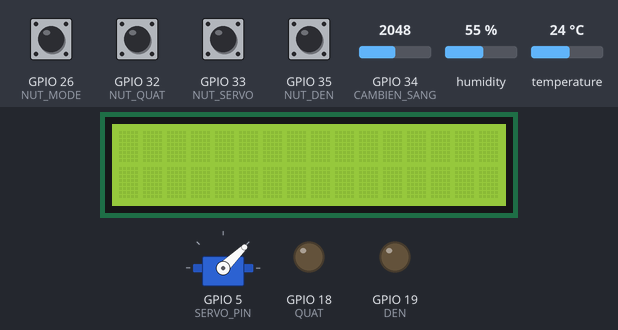
Bench run of a sketch on a simulated ESP32. Shown: 16×2 character LCD, servo, output pins drawn as LEDs (lit = HIGH). The test bench sets the inputs (shaded band); at power-on: GPIO 26 (NUT_MODE), GPIO 32 (NUT_QUAT), GPIO 33 (NUT_SERVO), GPIO 35 (NUT_DEN) HIGH, GPIO 34 (CAMBIEN_SANG) = 2048, temperature 24 °C, humidity 55 %. WiFi joins after 1.5 s; servers stay silent unless stated; uploads are accepted with an empty reply; the local clock reads 2024-03-15 10:24:30 at power-on unless the sketch sets it; servo pulses on a pin are drawn as a servo (544–2400 µs = 0–180°); what the sketch prints to the serial monitor is not drawn.

Above: at 2.7 s.
2.8 s: GPIO 34 (CAMBIEN_SANG) set to 2639
At 8.3 s:
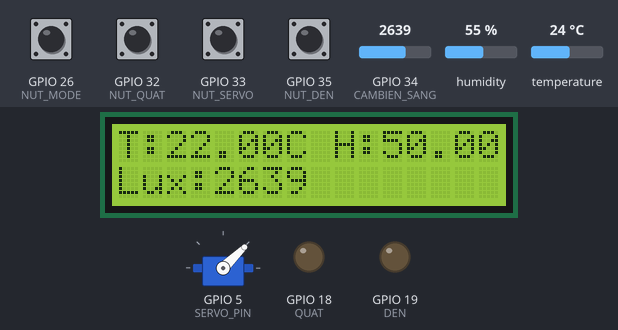
8.6 s: GPIO 34 (CAMBIEN_SANG) set to 2745
At 11.4 s:
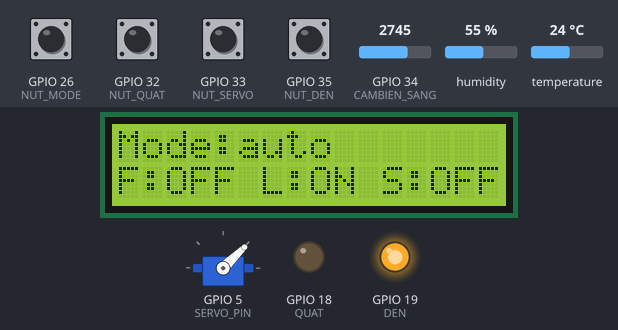
14.6 s: temperature set to 31 °C
18.9 s: temperature set to 34 °C
At 24.7 s:
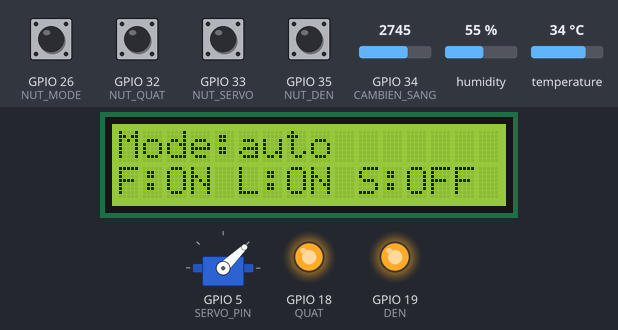
24.9 s: GPIO 34 (CAMBIEN_SANG) set to 2370
At 28.6 s:
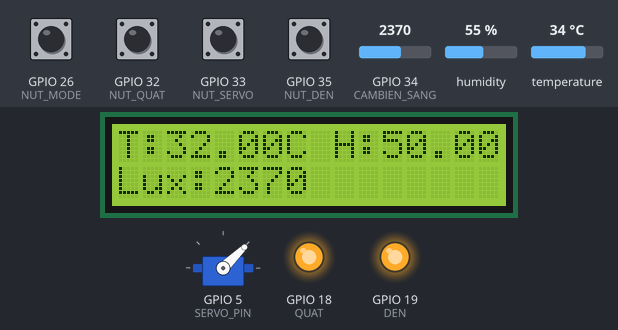
29.2 s: GPIO 34 (CAMBIEN_SANG) set to 2240
At 31.6 s:
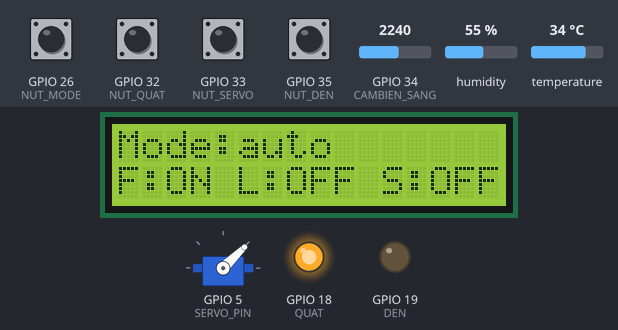
Timing chart, 0 to 33.1 s (numbered marks = the images above; inputs shaded):
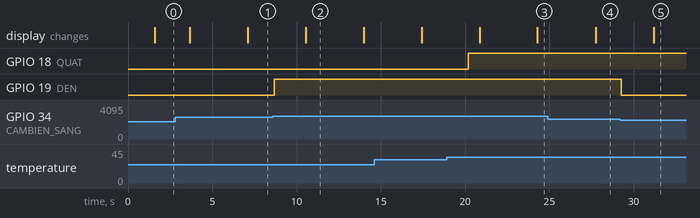

Measured:
- the behaviour switches between 2700 and 2701 on GPIO 34 (CAMBIEN_SANG) (found by bisection; images 1 and 2)
- the behaviour switches between 32 and 33 °C on temperature (found by bisection; images 2 and 3)
- the behaviour switches between 2300 and 2299 on GPIO 34 (CAMBIEN_SANG) (found by bisection; images 4 and 5)
- after the input at 8.6 s, GPIO 19 (DEN): LOW → HIGH after 0.09 s; the display: changes after 2.0 s (image 2)
- after the input at 18.9 s, GPIO 18 (QUAT): LOW → HIGH after 1.3 s; the display: first changes after 2.0 s (image 3 shows a later state)
- after the input at 24.9 s, the display: changes after 2.8 s (image 4)
- after the input at 29.2 s, GPIO 19 (DEN): HIGH → LOW after 0.06 s; the display: changes after 2.0 s (image 5)

The sketch:

codeok.ino
```cpp
#include <WiFi.h>
#include <WiFiManager.h>
#include <HTTPClient.h>
#include <ArduinoJson.h>
#include "time.h"
#include <Wire.h>
#include <LiquidCrystal_I2C.h>
#include <DHT.h>
#include "driver/ledc.h"

// ================== FIREBASE ==================
const char* FIREBASE_HOST =
"https://appgiamsat-dd86a-default-rtdb.asia-southeast1.firebasedatabase.app/";

#define API_KEY "AIzaSyBc-Gb9Gzo-QSEDNUS-o1eiQ0Q2AAV3FJc"

// ================== PIN ==================
#define CAMBIEN_SANG 34
#define CAMBIEN_DHT 4

#define NUT_MODE 26
#define NUT_QUAT 32
#define NUT_DEN 35
#define NUT_SERVO 33

#define QUAT 18
#define DEN 19
#define SERVO_PIN 5

#define DHTTYPE DHT11

// ================== INIT ==================
DHT dht(CAMBIEN_DHT, DHTTYPE);
LiquidCrystal_I2C lcd(0x27, 16, 2);

// ================== BIẾN ==================
volatile bool coNgatMode = false;
volatile bool coNgatQuat = false;
volatile bool coNgatDen = false;
volatile bool coNgatServo = false;

bool trangThaiQuat = false;
bool trangThaiDen = false;
bool trangThaiServo = false;

// ================== SERVO ==================
int duty_0, duty_180;

// ================== TIME ==================
struct tm timeinfo;

int giochay = -1;

bool ServoChay = false;

unsigned long tgianbatS = 0;

// ================== DEBOUNCE ==================
const int debounce = 200;

unsigned long lastMode = 0;
unsigned long lastQuat = 0;
unsigned long lastDen = 0;
unsigned long lastServoBtn = 0;

// ================== LCD ==================
bool MH = 0;

unsigned long lastLCD = 0;

// ================== FIREBASE ==================
String cheDo = "auto";

int fb_quat = 0;
int fb_den = 0;
int fb_servo = 0;

int lastServoState = -1;

// ================== AUTO SETTING ==================
int nguongNhiet = 30;

int nguongLux = 2500;

int gioBatDen = 18;

int gioChoAn = 6;

// ================== TRẠNG THÁI ==================
bool TTQuat = false;
bool TTDen = false;
bool TTServo = false;

// ================== TIMER ==================
unsigned long lastFirebase = 0;

unsigned long lastSend = 0;

// ================== WIFI ==================
void khoiTaoWiFi() {

  Serial.println("===== WIFI START =====");

  WiFiManager wm;

  if (!wm.autoConnect("ESP32-SETUP")) {

    Serial.println(" WIFI FAIL -> RESET");

    ESP.restart();
  }

  Serial.println(" WIFI CONNECTED");

  configTime(7 * 3600, 0, "pool.ntp.org");

  Serial.print(" Đang lấy thời gian...");

  while (!getLocalTime(&timeinfo)) {

    Serial.print(".");

    delay(500);
  }

  Serial.println("\n TIME OK");
}

// ================== FIREBASE READ ==================
void docFirebase() {

  if (WiFi.status() != WL_CONNECTED) {

    Serial.println(" WIFI DISCONNECTED");

    return;
  }

  HTTPClient http;

  Serial.println("===== READ FIREBASE =====");

  // ===== CONTROL =====
  String url =
    String(FIREBASE_HOST) +
    "/control.json?auth=" +
    API_KEY;

  http.begin(url);

  int code = http.GET();

  Serial.println("GET CONTROL CODE: " + String(code));

  if (code > 0) {

    String payload = http.getString();

    Serial.println("CONTROL JSON: " + payload);

    DynamicJsonDocument doc(256);

    deserializeJson(doc, payload);

    cheDo = doc["mode"] | "auto";

    fb_quat = doc["fan"] | 0;

    fb_den = doc["led"] | 0;

    fb_servo = doc["servo"] | 0;

    Serial.printf("Mode:%s | Fan:%d | Led:%d | Servo:%d\n",
                  cheDo.c_str(),
                  fb_quat,
                  fb_den,
                  fb_servo);
  }

  http.end();

  // ===== AUTO =====
  url =
    String(FIREBASE_HOST) +
    "/auto.json?auth=" +
    API_KEY;

  http.begin(url);

  code = http.GET();

  Serial.println("GET AUTO CODE: " + String(code));

  if (code > 0) {

    String payload = http.getString();

    Serial.println("AUTO JSON: " + payload);

    DynamicJsonDocument doc(256);

    deserializeJson(doc, payload);

    nguongNhiet =
      doc["temp_threshold"] | nguongNhiet;

    nguongLux =
      doc["lux_threshold"] | nguongLux;

    gioChoAn =
      doc["feed_hour"] | gioChoAn;

    Serial.printf("AutoSetting -> T:%d Lux:%d Feed:%d\n",
                  nguongNhiet,
                  nguongLux,
                  gioChoAn);
  }

  http.end();
}

// ================== FIREBASE SEND ==================
void guiFirebase(float t, float h, int lux) {

  if (WiFi.status() != WL_CONNECTED) return;

  HTTPClient http;

  String url =
    String(FIREBASE_HOST) +
    "/sensor.json?auth=" +
    API_KEY;

  http.begin(url);

  http.addHeader("Content-Type", "application/json");

  String json = "{";

  json += "\"temp\":" + String(t) + ",";

  json += "\"hum\":" + String(h) + ",";

  json += "\"lux\":" + String(lux);

  json += "}";

  int code = http.PUT(json);

  Serial.println("SEND SENSOR CODE: " + String(code));

  http.end();
}

// ================== SERVO ==================
void servo_0() {

  Serial.println("SERVO -> 0");

  ledc_set_duty(LEDC_HIGH_SPEED_MODE,
                LEDC_CHANNEL_0,
                duty_0);

  ledc_update_duty(LEDC_HIGH_SPEED_MODE,
                   LEDC_CHANNEL_0);
}

void servo_180() {

  Serial.println("SERVO -> 180");

  ledc_set_duty(LEDC_HIGH_SPEED_MODE,
                LEDC_CHANNEL_0,
                duty_180);

  ledc_update_duty(LEDC_HIGH_SPEED_MODE,
                   LEDC_CHANNEL_0);
}

// ================== ISR ==================
void IRAM_ATTR modeISR() {

  if (millis() - lastMode > debounce) {

    coNgatMode = true;

    lastMode = millis();
  }
}

void IRAM_ATTR quatISR() {

  if (millis() - lastQuat > debounce) {

    coNgatQuat = true;

    lastQuat = millis();
  }
}

void IRAM_ATTR denISR() {

  if (millis() - lastDen > debounce) {

    coNgatDen = true;

    lastDen = millis();
  }
}

void IRAM_ATTR servoISR() {

  if (millis() - lastServoBtn > debounce) {

    coNgatServo = true;

    lastServoBtn = millis();
  }
}

// ================== LCD ==================
void lcdSensor(float t, float h, int lux) {

  lcd.clear();

  lcd.setCursor(0, 0);

  lcd.print("T:");
  lcd.print(t);

  lcd.print("C H:");
  lcd.print(h);

  lcd.print("%");

  lcd.setCursor(0, 1);

  lcd.print("Lux:");
  lcd.print(lux);
}

void lcdStatus() {

  lcd.clear();

  lcd.setCursor(0, 0);

  lcd.print("Mode:");
  lcd.print(cheDo);

  lcd.setCursor(0, 1);

  lcd.print("F:");
  lcd.print(TTQuat ? "ON" : "OFF");

  lcd.print(" L:");
  lcd.print(TTDen ? "ON" : "OFF");

  lcd.print(" S:");
  lcd.print(TTServo ? "ON" : "OFF");
}

// ================== SETUP ==================
void setup() {

  Serial.begin(115200);

  Serial.println("===== SYSTEM START =====");

  khoiTaoWiFi();

  dht.begin();

  lcd.init();

  lcd.backlight();

  // FIX ADC ESP32
  analogSetAttenuation(ADC_11db);

  pinMode(NUT_MODE, INPUT_PULLUP);

  pinMode(NUT_QUAT, INPUT_PULLUP);

  pinMode(NUT_DEN, INPUT);

  pinMode(NUT_SERVO, INPUT);

  pinMode(QUAT, OUTPUT);

  pinMode(DEN, OUTPUT);

  attachInterrupt(digitalPinToInterrupt(NUT_MODE),
                  modeISR,
                  FALLING);

  attachInterrupt(digitalPinToInterrupt(NUT_QUAT),
                  quatISR,
                  FALLING);

  attachInterrupt(digitalPinToInterrupt(NUT_DEN),
                  denISR,
                  FALLING);

  attachInterrupt(digitalPinToInterrupt(NUT_SERVO),
                  servoISR,
                  FALLING);

  // ===== SERVO PWM =====
  ledc_timer_config_t timer = {

    .speed_mode = LEDC_HIGH_SPEED_MODE,
    .duty_resolution = LEDC_TIMER_16_BIT,
    .timer_num = LEDC_TIMER_0,
    .freq_hz = 50,
    .clk_cfg = LEDC_AUTO_CLK
  };

  ledc_timer_config(&timer);

  ledc_channel_config_t channel = {

    .gpio_num = SERVO_PIN,
    .speed_mode = LEDC_HIGH_SPEED_MODE,
    .channel = LEDC_CHANNEL_0,
    .timer_sel = LEDC_TIMER_0,
    .duty = 0,
    .hpoint = 0
  };

  ledc_channel_config(&channel);

  duty_0 =
    map(1000, 0, 20000, 0, 65535);

  duty_180 =
    map(2000, 0, 20000, 0, 65535);

  servo_0();
}

// ================== LOOP ==================
void loop() {

  if (WiFi.status() == WL_CONNECTED) {

    Serial.println("WIFI ĐÃ SẴN SÀNG");

    // ===== DHT =====
    float nhietDo = dht.readTemperature();

    nhietDo = nhietDo - 2;

    float doAm = dht.readHumidity();

    doAm = doAm - 5;

    // ===== LỌC NHIỄU LDR =====
    long tongLux = 0;

    for (int i = 0; i < 10; i++) {

      tongLux += analogRead(CAMBIEN_SANG);

      delay(5);
    }

    int lux = tongLux / 10;

    if (isnan(nhietDo) || isnan(doAm)) {

      Serial.println("DHT ERROR");

      nhietDo = 0;

      doAm = 0;
    }

    Serial.printf("Sensor -> T:%.1f H:%.1f Lux:%d\n",
                  nhietDo,
                  doAm,
                  lux);

    // ===== TIME =====
    int gio = 0;

    int phut = 0;

    if (getLocalTime(&timeinfo)) {

      gio = timeinfo.tm_hour;

      phut = timeinfo.tm_min;
    }

    Serial.printf("Time -> %02d:%02d\n",
                  gio,
                  phut);

    // ===== FIREBASE =====
    if (millis() - lastFirebase > 3000) {

      docFirebase();

      lastFirebase = millis();
    }

    // ================= AUTO =================
    if (cheDo == "auto") {

      Serial.println(">>> MODE AUTO");

      // ===== QUẠT =====
      TTQuat = (nhietDo > nguongNhiet);

      // ===== AUTO ĐÈN =====
      static bool ledState = false;

      int nguongBat = nguongLux + 200;

      int nguongTat = nguongLux - 200;

      // tối -> bật
      if (lux > nguongBat) {

        ledState = true;
      }

      // sáng -> tắt
      if (lux < nguongTat) {

        ledState = false;
      }

      TTDen = ledState;

      // ===== AUTO CHO ĂN =====
      if (gio == gioChoAn &&
          phut == 0 &&
          giochay != gio) {

        Serial.println("AUTO FEED");

        servo_180();

        ServoChay = true;

        tgianbatS = millis();

        giochay = gio;
      }

      if (ServoChay &&
          millis() - tgianbatS >= 30000) {

        servo_0();

        ServoChay = false;
      }
    }

    // ================= MANUAL =================
    if (cheDo == "manual") {

      Serial.println(">>> MODE MANUAL");

      TTQuat = fb_quat;

      TTDen = fb_den;

      TTServo = fb_servo;

      // ===== FIX SERVO =====
      if (TTServo != lastServoState) {

        if (TTServo == 1) {

          servo_180();
        }
        else {

          servo_0();
        }

        lastServoState = TTServo;
      }
    }

    // ===== OUTPUT =====
    digitalWrite(QUAT, TTQuat);

    digitalWrite(DEN, TTDen);

    Serial.printf("Output -> Fan:%d Led:%d Servo:%d\n",
                  TTQuat,
                  TTDen,
                  TTServo);

    // ===== SEND FIREBASE =====
    if (millis() - lastSend > 3000) {

      guiFirebase(nhietDo,
                  doAm,
                  lux);

      lastSend = millis();
    }

    // ===== LCD =====
    if (millis() - lastLCD > 3000) {

      MH = !MH;

      if (MH == 0) {

        lcdSensor(nhietDo,
                  doAm,
                  lux);
      }
      else {

        lcdStatus();
      }

      lastLCD = millis();
    }

    Serial.println("------------------------");
  }

  // ================= OFFLINE =================
  else {

    Serial.println("WIFI CHƯA SẴN SÀNG");

    if (coNgatQuat) {

      trangThaiQuat = !trangThaiQuat;

      coNgatQuat = false;
    }

    if (coNgatDen) {

      trangThaiDen = !trangThaiDen;

      coNgatDen = false;
    }

    if (coNgatServo) {

      trangThaiServo = !trangThaiServo;

      if (trangThaiServo)
        servo_180();
      else
        servo_0();

      coNgatServo = false;
    }

    digitalWrite(QUAT, trangThaiQuat);

    digitalWrite(DEN, trangThaiDen);

    lcd.setCursor(0, 0);

    lcd.print("CHE DO OFFLINE");

    lcd.setCursor(0, 1);

    lcd.print("F:");

    lcd.print(trangThaiQuat ? "ON " : "OFF ");

    lcd.print("L:");

    lcd.print(trangThaiDen ? "ON " : "OFF ");

    lcd.print("S:");

    lcd.print(trangThaiServo ? "ON " : "OFF ");

    delay(500);
  }
}
```
